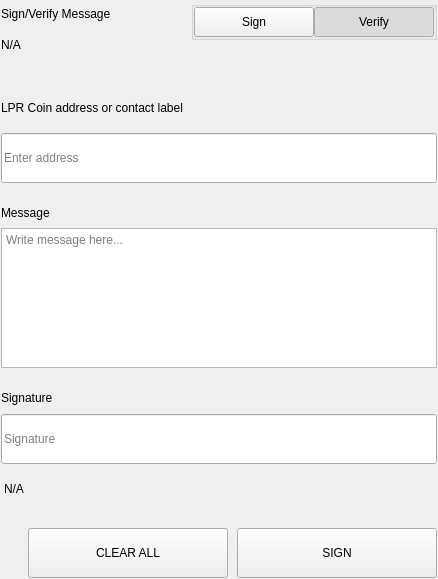
<?xml version="1.0" encoding="UTF-8"?>
<ui version="4.0">
 <class>SettingsSignMessageWidgets</class>
 <widget class="QWidget" name="SettingsSignMessageWidgets">
  <property name="geometry">
   <rect>
    <x>0</x>
    <y>0</y>
    <width>438</width>
    <height>579</height>
   </rect>
  </property>
  <property name="windowTitle">
   <string>Form</string>
  </property>
  <layout class="QVBoxLayout" name="verticalLayout">
   <property name="spacing">
    <number>0</number>
   </property>
   <property name="leftMargin">
    <number>0</number>
   </property>
   <property name="topMargin">
    <number>0</number>
   </property>
   <property name="rightMargin">
    <number>0</number>
   </property>
   <property name="bottomMargin">
    <number>0</number>
   </property>
   <item>
    <widget class="QWidget" name="left" native="true">
     <layout class="QVBoxLayout" name="verticalLayout_3">
      <property name="leftMargin">
       <number>0</number>
      </property>
      <property name="topMargin">
       <number>0</number>
      </property>
      <property name="rightMargin">
       <number>0</number>
      </property>
      <property name="bottomMargin">
       <number>0</number>
      </property>
      <item>
       <widget class="QWidget" name="container_sign" native="true">
        <layout class="QVBoxLayout" name="verticalLayout_2">
         <property name="spacing">
          <number>0</number>
         </property>
         <property name="leftMargin">
          <number>1</number>
         </property>
         <property name="topMargin">
          <number>1</number>
         </property>
         <property name="rightMargin">
          <number>1</number>
         </property>
         <property name="bottomMargin">
          <number>1</number>
         </property>
         <item>
          <layout class="QHBoxLayout" name="horizontalLayout_3" stretch="3,1">
           <property name="spacing">
            <number>40</number>
           </property>
           <item>
            <layout class="QVBoxLayout" name="verticalLayoutTitle">
             <property name="spacing">
              <number>5</number>
             </property>
             <item>
              <widget class="QLabel" name="labelTitle">
               <property name="text">
                <string>Sign/Verify Message</string>
               </property>
              </widget>
             </item>
             <item>
              <widget class="QLabel" name="labelSubtitle1">
               <property name="text">
                <string notr="true">N/A</string>
               </property>
               <property name="wordWrap">
                <bool>true</bool>
               </property>
              </widget>
             </item>
            </layout>
           </item>
           <item alignment="Qt::AlignRight|Qt::AlignTop">
            <widget class="QWidget" name="containerSwitch" native="true">
             <property name="styleSheet">
              <string notr="true">#containerSwitch{
	padding-top:9px;
}</string>
             </property>
             <layout class="QVBoxLayout" name="verticalLayout_6">
              <property name="spacing">
               <number>4</number>
              </property>
              <property name="leftMargin">
               <number>0</number>
              </property>
              <property name="topMargin">
               <number>0</number>
              </property>
              <property name="rightMargin">
               <number>0</number>
              </property>
              <property name="bottomMargin">
               <number>0</number>
              </property>
              <item alignment="Qt::AlignRight">
               <widget class="QGroupBox" name="groupBox">
                <property name="sizePolicy">
                 <sizepolicy hsizetype="Fixed" vsizetype="Preferred">
                  <horstretch>0</horstretch>
                  <verstretch>0</verstretch>
                 </sizepolicy>
                </property>
                <property name="title">
                 <string/>
                </property>
                <property name="alignment">
                 <set>Qt::AlignRight|Qt::AlignTop|Qt::AlignTrailing</set>
                </property>
                <layout class="QHBoxLayout" name="horizontalLayout_4">
                 <property name="spacing">
                  <number>0</number>
                 </property>
                 <property name="leftMargin">
                  <number>0</number>
                 </property>
                 <property name="topMargin">
                  <number>0</number>
                 </property>
                 <property name="rightMargin">
                  <number>0</number>
                 </property>
                 <property name="bottomMargin">
                  <number>0</number>
                 </property>
                 <item>
                  <widget class="QPushButton" name="pushSign">
                   <property name="minimumSize">
                    <size>
                     <width>120</width>
                     <height>30</height>
                    </size>
                   </property>
                   <property name="maximumSize">
                    <size>
                     <width>120</width>
                     <height>30</height>
                    </size>
                   </property>
                   <property name="focusPolicy">
                    <enum>Qt::NoFocus</enum>
                   </property>
                   <property name="text">
                    <string>Sign</string>
                   </property>
                   <property name="checkable">
                    <bool>true</bool>
                   </property>
                   <property name="autoExclusive">
                    <bool>true</bool>
                   </property>
                  </widget>
                 </item>
                 <item>
                  <widget class="QPushButton" name="pushVerify">
                   <property name="minimumSize">
                    <size>
                     <width>120</width>
                     <height>30</height>
                    </size>
                   </property>
                   <property name="maximumSize">
                    <size>
                     <width>120</width>
                     <height>30</height>
                    </size>
                   </property>
                   <property name="focusPolicy">
                    <enum>Qt::NoFocus</enum>
                   </property>
                   <property name="text">
                    <string>Verify</string>
                   </property>
                   <property name="checkable">
                    <bool>true</bool>
                   </property>
                   <property name="checked">
                    <bool>true</bool>
                   </property>
                   <property name="autoExclusive">
                    <bool>true</bool>
                   </property>
                  </widget>
                 </item>
                </layout>
               </widget>
              </item>
              <item alignment="Qt::AlignHCenter|Qt::AlignTop">
               <widget class="QLabel" name="labelSubtitleSwitch">
                <property name="text">
                 <string/>
                </property>
                <property name="alignment">
                 <set>Qt::AlignRight|Qt::AlignTrailing|Qt::AlignVCenter</set>
                </property>
               </widget>
              </item>
             </layout>
            </widget>
           </item>
          </layout>
         </item>
         <item>
          <spacer name="verticalSpacer_2">
           <property name="orientation">
            <enum>Qt::Vertical</enum>
           </property>
           <property name="sizeType">
            <enum>QSizePolicy::Fixed</enum>
           </property>
           <property name="sizeHint" stdset="0">
            <size>
             <width>20</width>
             <height>40</height>
            </size>
           </property>
          </spacer>
         </item>
         <item>
          <widget class="QWidget" name="containerAddress" native="true">
           <property name="sizePolicy">
            <sizepolicy hsizetype="Preferred" vsizetype="Fixed">
             <horstretch>0</horstretch>
             <verstretch>0</verstretch>
            </sizepolicy>
           </property>
           <layout class="QVBoxLayout" name="verticalLayout_5" stretch="0,0">
            <property name="spacing">
             <number>15</number>
            </property>
            <property name="leftMargin">
             <number>0</number>
            </property>
            <property name="topMargin">
             <number>0</number>
            </property>
            <property name="rightMargin">
             <number>0</number>
            </property>
            <property name="bottomMargin">
             <number>0</number>
            </property>
            <item>
             <widget class="QLabel" name="labelSubtitleAddress">
              <property name="minimumSize">
               <size>
                <width>0</width>
                <height>20</height>
               </size>
              </property>
              <property name="maximumSize">
               <size>
                <width>16777215</width>
                <height>20</height>
               </size>
              </property>
              <property name="text">
               <string>LPR Coin address or contact label</string>
              </property>
             </widget>
            </item>
            <item>
             <widget class="QLineEdit" name="addressIn_SM">
              <property name="minimumSize">
               <size>
                <width>0</width>
                <height>50</height>
               </size>
              </property>
              <property name="maximumSize">
               <size>
                <width>16777215</width>
                <height>50</height>
               </size>
              </property>
              <property name="placeholderText">
               <string>Enter address</string>
              </property>
             </widget>
            </item>
           </layout>
          </widget>
         </item>
         <item>
          <spacer name="verticalSpacer_3">
           <property name="orientation">
            <enum>Qt::Vertical</enum>
           </property>
           <property name="sizeType">
            <enum>QSizePolicy::Fixed</enum>
           </property>
           <property name="sizeHint" stdset="0">
            <size>
             <width>20</width>
             <height>20</height>
            </size>
           </property>
          </spacer>
         </item>
         <item>
          <layout class="QVBoxLayout" name="verticalLayout_9">
           <property name="spacing">
            <number>5</number>
           </property>
           <item>
            <widget class="QLabel" name="labelSubtitleMessage">
             <property name="minimumSize">
              <size>
               <width>0</width>
               <height>20</height>
              </size>
             </property>
             <property name="maximumSize">
              <size>
               <width>16777215</width>
               <height>20</height>
              </size>
             </property>
             <property name="text">
              <string>Message</string>
             </property>
            </widget>
           </item>
           <item>
            <widget class="QPlainTextEdit" name="messageIn_SM">
             <property name="minimumSize">
              <size>
               <width>0</width>
               <height>140</height>
              </size>
             </property>
             <property name="maximumSize">
              <size>
               <width>16777215</width>
               <height>140</height>
              </size>
             </property>
             <property name="placeholderText">
              <string>Write message here...</string>
             </property>
            </widget>
           </item>
          </layout>
         </item>
         <item>
          <spacer name="verticalSpacer_4">
           <property name="orientation">
            <enum>Qt::Vertical</enum>
           </property>
           <property name="sizeType">
            <enum>QSizePolicy::Fixed</enum>
           </property>
           <property name="sizeHint" stdset="0">
            <size>
             <width>20</width>
             <height>20</height>
            </size>
           </property>
          </spacer>
         </item>
         <item>
          <widget class="QWidget" name="widget" native="true">
           <property name="minimumSize">
            <size>
             <width>0</width>
             <height>75</height>
            </size>
           </property>
           <property name="maximumSize">
            <size>
             <width>16777215</width>
             <height>16777215</height>
            </size>
           </property>
           <layout class="QVBoxLayout" name="verticalLayout_4">
            <property name="leftMargin">
             <number>0</number>
            </property>
            <property name="topMargin">
             <number>0</number>
            </property>
            <property name="rightMargin">
             <number>0</number>
            </property>
            <property name="bottomMargin">
             <number>0</number>
            </property>
            <item>
             <widget class="QLabel" name="labelSubtitleSignature">
              <property name="minimumSize">
               <size>
                <width>0</width>
                <height>20</height>
               </size>
              </property>
              <property name="maximumSize">
               <size>
                <width>16777215</width>
                <height>20</height>
               </size>
              </property>
              <property name="text">
               <string>Signature</string>
              </property>
             </widget>
            </item>
            <item>
             <widget class="QLineEdit" name="signatureOut_SM">
              <property name="minimumSize">
               <size>
                <width>0</width>
                <height>50</height>
               </size>
              </property>
              <property name="placeholderText">
               <string>Signature</string>
              </property>
             </widget>
            </item>
           </layout>
          </widget>
         </item>
         <item>
          <widget class="QLabel" name="statusLabel_SM">
           <property name="styleSheet">
            <string notr="true">padding-top:5px;</string>
           </property>
           <property name="text">
            <string notr="true">N/A</string>
           </property>
          </widget>
         </item>
         <item>
          <spacer name="verticalSpacer">
           <property name="orientation">
            <enum>Qt::Vertical</enum>
           </property>
           <property name="sizeType">
            <enum>QSizePolicy::Fixed</enum>
           </property>
           <property name="sizeHint" stdset="0">
            <size>
             <width>20</width>
             <height>20</height>
            </size>
           </property>
          </spacer>
         </item>
         <item>
          <layout class="QHBoxLayout" name="horizontalLayout_7">
           <property name="spacing">
            <number>9</number>
           </property>
           <item>
            <spacer name="horizontalSpacer_5">
             <property name="orientation">
              <enum>Qt::Horizontal</enum>
             </property>
             <property name="sizeType">
              <enum>QSizePolicy::Expanding</enum>
             </property>
             <property name="sizeHint" stdset="0">
              <size>
               <width>40</width>
               <height>20</height>
              </size>
             </property>
            </spacer>
           </item>
           <item>
            <widget class="QPushButton" name="pushButtonClear">
             <property name="minimumSize">
              <size>
               <width>200</width>
               <height>50</height>
              </size>
             </property>
             <property name="focusPolicy">
              <enum>Qt::NoFocus</enum>
             </property>
             <property name="text">
              <string>CLEAR ALL</string>
             </property>
            </widget>
           </item>
           <item>
            <widget class="QPushButton" name="pushButtonSave">
             <property name="minimumSize">
              <size>
               <width>200</width>
               <height>50</height>
              </size>
             </property>
             <property name="maximumSize">
              <size>
               <width>200</width>
               <height>50</height>
              </size>
             </property>
             <property name="focusPolicy">
              <enum>Qt::NoFocus</enum>
             </property>
             <property name="text">
              <string>SIGN</string>
             </property>
            </widget>
           </item>
          </layout>
         </item>
        </layout>
       </widget>
      </item>
     </layout>
    </widget>
   </item>
  </layout>
 </widget>
 <resources/>
 <connections/>
</ui>
